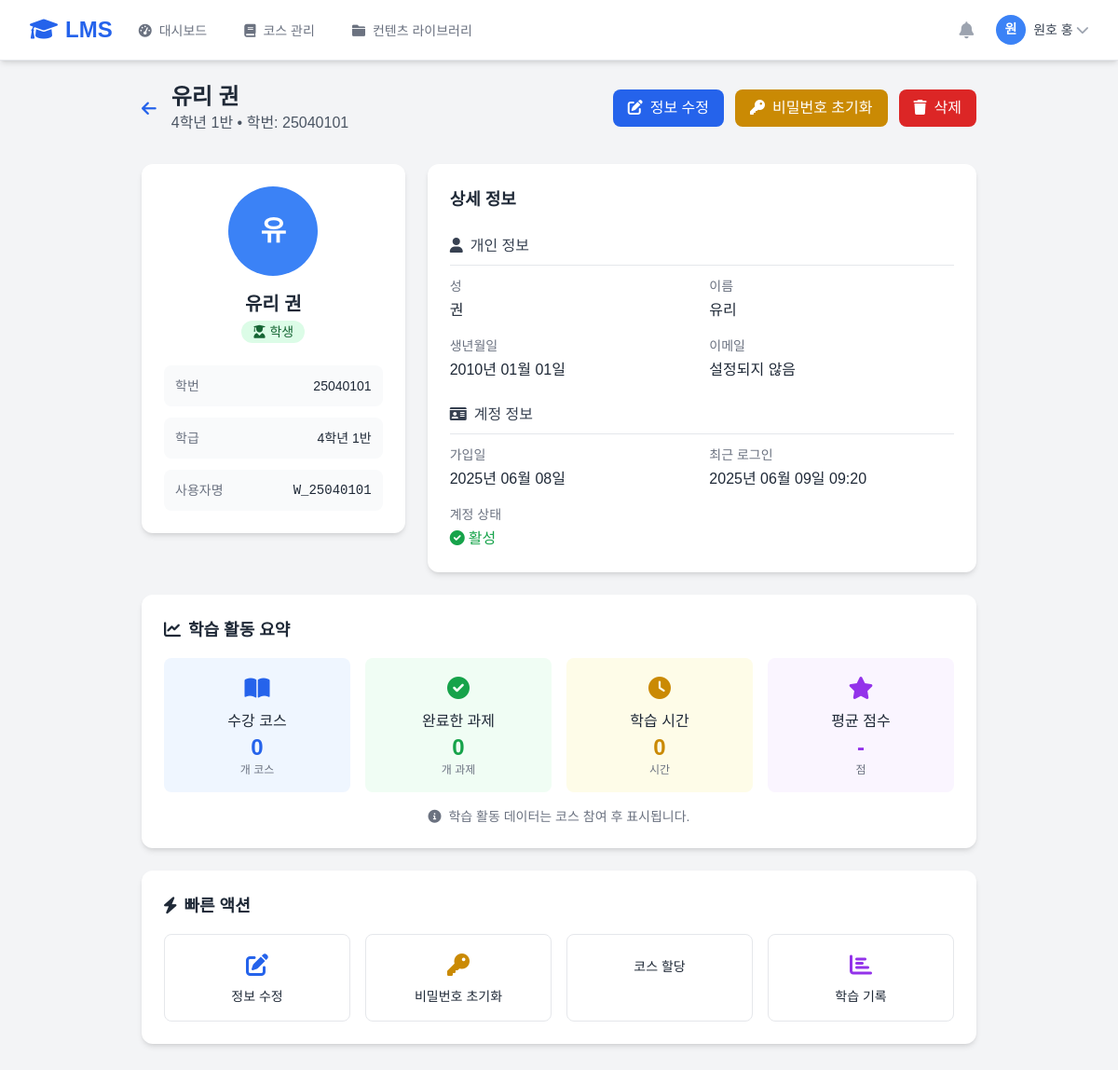
/teacher/students/86/ (signed in), run on the app's committed database.
### accounts/models.py (models this page shows, shortened)
class Student(models.Model):
    user = models.OneToOneField(User, on_delete=models.CASCADE)
    school_class = models.ForeignKey(Class, on_delete=models.CASCADE, verbose_name="학급")
    student_id = models.CharField(max_length=20, verbose_name="학번")
    birth_date = models.DateField(verbose_name="생년월일")
    created_at = models.DateTimeField(auto_now_add=True)
    class Meta:
        verbose_name = "학생"
        verbose_name_plural = "학생들"
        unique_together = ['school_class', 'student_id']

class Class(models.Model):
    school = models.ForeignKey(School, on_delete=models.CASCADE)
    teachers = models.ManyToManyField(
        Teacher,
        through='ClassTeacher',  # 아래 정의된 중간 모델을 사용
        related_name='classes',
        verbose_name="담당 교사들"
    )
    grade = models.IntegerField(verbose_name="학년")
    class_number = models.IntegerField(verbose_name="반")
    name = models.CharField(max_length=50, verbose_name="학급명")
    created_at = models.DateTimeField(auto_now_add=True)
    class Meta:
        verbose_name = "학급"
        verbose_name_plural = "학급들"
        unique_together = ['school', 'grade', 'class_number']

### teacher/views.py (the view)
# urls.py: path('students/<int:student_id>/', views.student_detail_view, name='student_detail'),
@login_required
@teacher_required
def student_detail_view(request, student_id):
    teacher = request.user.teacher
    student = get_object_or_404(
        Student.objects.select_related('user', 'school_class'),
        id=student_id,
        school_class__teachers=teacher
    )
    context = {
        'student': student,
    }
    return render(request, 'teacher/students/detail.html', context)

### templates/teacher/students/detail.html (shortened to what this page needs)
{% extends 'teacher/base.html' %}
{% block content %}
<div class="max-w-4xl mx-auto">
    <div class="mb-8">
        <div class="flex items-center justify-between mb-4">
            <div class="flex items-center">
                <a href="{% url 'teacher:student_list' %}?class_id={{ student.school_class.id }}"
                   class="mr-4 text-blue-600 hover:text-blue-800">
                    <i class="fas fa-arrow-left text-lg"></i>
                </a>
                <div>
                    <h1 class="text-2xl font-bold text-gray-800">{{ student.user.get_full_name }}</h1>
                    <p class="text-gray-600">{{ student.school_class.name }} • 학번: {{ student.student_id }}</p>
                </div>
            </div>
            <div class="flex space-x-3">
                <a href="{% url 'teacher:student_edit' student.id %}"
                   class="bg-blue-600 text-white px-4 py-2 rounded-lg hover:bg-blue-700 transition duration-200">
                    <i class="fas fa-edit mr-2"></i>정보 수정
                </a>
                <a href="{% url 'teacher:student_reset_password' student.id %}"
                   class="bg-yellow-600 text-white px-4 py-2 rounded-lg hover:bg-yellow-700 transition duration-200">
                    <i class="fas fa-key mr-2"></i>비밀번호 초기화
                </a>
                <a href="{% url 'teacher:student_delete' student.id %}"
                   class="bg-red-600 text-white px-4 py-2 rounded-lg hover:bg-red-700 transition duration-200">
                    <i class="fas fa-trash mr-2"></i>삭제
                </a>
            </div>
        </div>
    </div>
    <div class="grid grid-cols-1 lg:grid-cols-3 gap-6">
        <div class="lg:col-span-1">
            <div class="bg-white rounded-xl shadow-md p-6">
                <div class="text-center mb-6">
                    <div class="w-24 h-24 bg-blue-500 rounded-full flex items-center justify-center text-white text-3xl font-bold mx-auto mb-4">
                        {{ student.user.first_name|first|default:student.user.username|first }}
                    </div>
                    <h3 class="text-xl font-bold text-gray-800 mb-1">{{ student.user.get_full_name }}</h3>
                    <span class="bg-green-100 text-green-800 px-3 py-1 rounded-full text-sm">
                        <i class="fas fa-user-graduate mr-1"></i>학생
                    </span>
                </div>
                <div class="space-y-3">
                    <div class="flex items-center justify-between p-3 bg-gray-50 rounded-lg">
                        <span class="text-sm font-medium text-gray-500">학번</span>
                        <span class="text-sm text-gray-800">{{ student.student_id }}</span>
                    </div>
                    <div class="flex items-center justify-between p-3 bg-gray-50 rounded-lg">
                        <span class="text-sm font-medium text-gray-500">학급</span>
                        <span class="text-sm text-gray-800">{{ student.school_class.name }}</span>
                    </div>
                    <div class="flex items-center justify-between p-3 bg-gray-50 rounded-lg">
                        <span class="text-sm font-medium text-gray-500">사용자명</span>
                        <span class="text-sm text-gray-800 font-mono">{{ student.user.username }}</span>
                    </div>
                </div>
            </div>
        </div>
        <div class="lg:col-span-2">
            <div class="bg-white rounded-xl shadow-md p-6">
                <h4 class="text-lg font-semibold text-gray-800 mb-6">상세 정보</h4>
                <div class="space-y-6">
                    <div>
                        <h5 class="text-md font-medium text-gray-700 mb-3 border-b border-gray-200 pb-2">
                            <i class="fas fa-user mr-2"></i>개인 정보
                        </h5>
                        <div class="grid grid-cols-1 md:grid-cols-2 gap-4">
                            <div>
                                <label class="block text-sm font-medium text-gray-500 mb-1">성</label>
                                <p class="text-gray-800">{{ student.user.last_name|default:"설정되지 않음" }}</p>
                            </div>
                            <div>
                                <label class="block text-sm font-medium text-gray-500 mb-1">이름</label>
                                <p class="text-gray-800">{{ student.user.first_name|default:"설정되지 않음" }}</p>
                            </div>
                            <div>
                                <label class="block text-sm font-medium text-gray-500 mb-1">생년월일</label>
                                <p class="text-gray-800">
                                    {% if student.birth_date %}
                                        {{ student.birth_date|date:"Y년 m월 d일" }}
                                    {% else %}
                                        설정되지 않음
                                    {% endif %}
                                </p>
                            </div>
                            <div>
                                <label class="block text-sm font-medium text-gray-500 mb-1">이메일</label>
                                <p class="text-gray-800">{{ student.user.email|default:"설정되지 않음" }}</p>
                            </div>
                        </div>
                    </div>
                    <div>
                        <h5 class="text-md font-medium text-gray-700 mb-3 border-b border-gray-200 pb-2">
                            <i class="fas fa-id-card mr-2"></i>계정 정보
                        </h5>
                        <div class="grid grid-cols-1 md:grid-cols-2 gap-4">
                            <div>
                                <label class="block text-sm font-medium text-gray-500 mb-1">가입일</label>
                                <p class="text-gray-800">{{ student.user.date_joined|date:"Y년 m월 d일" }}</p>
                            </div>
                            <div>
                                <label class="block text-sm font-medium text-gray-500 mb-1">최근 로그인</label>
                                <p class="text-gray-800">
                                    {% if student.user.last_login %}
                                        {{ student.user.last_login|date:"Y년 m월 d일 H:i" }}
                                    {% else %}
                                        로그인 기록 없음
                                    {% endif %}
                                </p>
                            </div>
                            <div>
                                <label class="block text-sm font-medium text-gray-500 mb-1">계정 상태</label>
                                <p class="text-gray-800">
                                    {% if student.user.is_active %}
                                        <span class="text-green-600"><i class="fas fa-check-circle mr-1"></i>활성</span>
                                    {% else %}
                                        <span class="text-red-600"><i class="fas fa-times-circle mr-1"></i>비활성</span>
                                    {% endif %}
                                </p>
                            </div>
                        </div>
                    </div>
                </div>
            </div>
        </div>
    </div>
    <div class="mt-6 bg-white rounded-xl shadow-md p-6">
        <h4 class="text-lg font-semibold text-gray-800 mb-4">
            <i class="fas fa-chart-line mr-2"></i>학습 활동 요약
        </h4>
        <div class="grid grid-cols-1 md:grid-cols-4 gap-4">
            <div class="bg-blue-50 p-4 rounded-lg text-center">
                <i class="fas fa-book-open text-2xl text-blue-600 mb-2"></i>
                <h5 class="font-medium text-gray-800">수강 코스</h5>
                <p class="text-2xl font-bold text-blue-600">0</p>
                <p class="text-xs text-gray-500">개 코스</p>
            </div>
            <div class="bg-green-50 p-4 rounded-lg text-center">
                <i class="fas fa-check-circle text-2xl text-green-600 mb-2"></i>
                <h5 class="font-medium text-gray-800">완료한 과제</h5>
                <p class="text-2xl font-bold text-green-600">0</p>
                <p class="text-xs text-gray-500">개 과제</p>
            </div>
            <div class="bg-yellow-50 p-4 rounded-lg text-center">
                <i class="fas fa-clock text-2xl text-yellow-600 mb-2"></i>
                <h5 class="font-medium text-gray-800">학습 시간</h5>
                <p class="text-2xl font-bold text-yellow-600">0</p>
                <p class="text-xs text-gray-500">시간</p>
            </div>
            <div class="bg-purple-50 p-4 rounded-lg text-center">
                <i class="fas fa-star text-2xl text-purple-600 mb-2"></i>
                <h5 class="font-medium text-gray-800">평균 점수</h5>
                <p class="text-2xl font-bold text-purple-600">-</p>
                <p class="text-xs text-gray-500">점</p>
            </div>
        </div>
        <div class="mt-4 text-center text-gray-500">
            <p class="text-sm">
                <i class="fas fa-info-circle mr-1"></i>
                학습 활동 데이터는 코스 참여 후 표시됩니다.
            </p>
        </div>
    </div>
    <div class="mt-6 bg-white rounded-xl shadow-md p-6">
        <h4 class="text-lg font-semibold text-gray-800 mb-4">
            <i class="fas fa-bolt mr-2"></i>빠른 액션
        </h4>
        <div class="grid grid-cols-2 md:grid-cols-4 gap-4">
            <a href="{% url 'teacher:student_edit' student.id %}"
               class="flex flex-col items-center p-4 border border-gray-200 rounded-lg hover:bg-gray-50 transition duration-200">
                <i class="fas fa-edit text-2xl text-blue-600 mb-2"></i>
                <span class="text-sm font-medium text-gray-800">정보 수정</span>
            </a>
            <a href="{% url 'teacher:student_reset_password' student.id %}"
               class="flex flex-col items-center p-4 border border-gray-200 rounded-lg hover:bg-gray-50 transition duration-200">
                <i class="fas fa-key text-2xl text-yellow-600 mb-2"></i>
                <span class="text-sm font-medium text-gray-800">비밀번호 초기화</span>
            </a>
            <a href="#" onclick="alert('코스 할당 기능은 개발 중입니다.')"
               class="flex flex-col items-center p-4 border border-gray-200 rounded-lg hover:bg-gray-50 transition duration-200">
                <span class="text-sm font-medium text-gray-800">코스 할당</span>
            </a>
            <a href="#" onclick="alert('학습 기록 조회 기능은 개발 중입니다.')"
               class="flex flex-col items-center p-4 border border-gray-200 rounded-lg hover:bg-gray-50 transition duration-200">
                <i class="fas fa-chart-bar text-2xl text-purple-600 mb-2"></i>
                <span class="text-sm font-medium text-gray-800">학습 기록</span>
            </a>
        </div>
    </div>
</div>
{% endblock %}

### templates/teacher/base.html (shortened to what this page needs)
<!DOCTYPE html>
<html lang="ko">
<head>
    <script src="https://cdn.tailwindcss.com?plugins=forms,typography,aspect-ratio,line-clamp"></script>
    <link rel="stylesheet" href="https://cdnjs.cloudflare.com/ajax/libs/font-awesome/6.0.0/css/all.min.css">
</head>
<body class="bg-gray-100">
    <nav class="bg-white shadow-md border-b border-gray-200 fixed w-full top-0 z-50">
        <div class="max-w-7xl mx-auto px-4 sm:px-6 lg:px-8">
            <div class="flex justify-between h-16">
                <div class="flex items-center">
                    <div class="flex-shrink-0">
                        <a href="{% url 'teacher:dashboard' %}" class="text-2xl font-bold text-blue-600">
                            <i class="fas fa-graduation-cap mr-2"></i>LMS
                        </a>
                    </div>
                    <div class="hidden md:ml-6 md:flex md:space-x-8">
                        <a href="{% url 'teacher:dashboard' %}"
                           class="{% if 'dashboard' in request.resolver_match.url_name %}border-blue-500 text-gray-900{% else %}border-transparent text-gray-500 hover:text-gray-700 hover:border-gray-300{% endif %} inline-flex items-center px-1 pt-1 border-b-2 text-sm font-medium">
                            <i class="fas fa-tachometer-alt mr-2"></i>대시보드
                        </a>
                        <a href="{% url 'teacher:course_dashboard' %}"
                           class="{% if 'course' in request.resolver_match.url_name %}border-blue-500 text-gray-900{% else %}border-transparent text-gray-500 hover:text-gray-700 hover:border-gray-300{% endif %} inline-flex items-center px-1 pt-1 border-b-2 text-sm font-medium">
                            <i class="fas fa-book mr-2"></i>코스 관리
                        </a>
                        <a href="{% url 'teacher:contents_list' %}"
                           class="{% if 'contents_list' in request.resolver_match.url_name %}border-blue-500 text-gray-900{% else %}border-transparent text-gray-500 hover:text-gray-700 hover:border-gray-300{% endif %} inline-flex items-center px-1 pt-1 border-b-2 text-sm font-medium">
                            <i class="fas fa-folder mr-2"></i>컨텐츠 라이브러리
                        </a>
                    </div>
                </div>
                <div class="flex items-center">
                    <div class="flex items-center space-x-4">
                        <button class="p-2 text-gray-400 hover:text-gray-500">
                            <i class="fas fa-bell text-lg"></i>
                        </button>
                        <div class="relative">
                            <button class="flex items-center text-sm rounded-full focus:outline-none focus:ring-2 focus:ring-offset-2 focus:ring-blue-500"
                                    id="user-menu-button" onclick="toggleUserMenu()">
                                <img class="h-8 w-8 rounded-full bg-blue-500 flex items-center justify-center text-white font-bold"
                                     alt="{{ user.get_full_name }}">
                                <span class="ml-2 text-gray-700">{{ user.get_full_name|default:user.username }}</span>
                                <i class="fas fa-chevron-down ml-1 text-gray-400"></i>
                            </button>
                        </div>
                    </div>
                </div>
            </div>
        </div>
    </nav>
    <main class="pt-16 min-h-screen">
        <div class="max-w-7xl mx-auto py-6 px-4 sm:px-6 lg:px-8">
            {% block content %}{% endblock %}
        </div>
    </main>
        </body>
        </html>

### data on the page
Student: user.get_full_name "유리 권", school_class.name "4학년 1반", student_id "25040101", user.first_name|first "유", user.username "W_25040101", user.last_name "권", user.first_name "유리", birth_date "2010년 01월 01일", user.email "설정되지 않음", user.date_joined "2025년 06월 08일", user.last_login "2025년 06월 09일 09:20"

### other printed values
{{ user.get_full_name|default:user.username }} "원호 홍"
